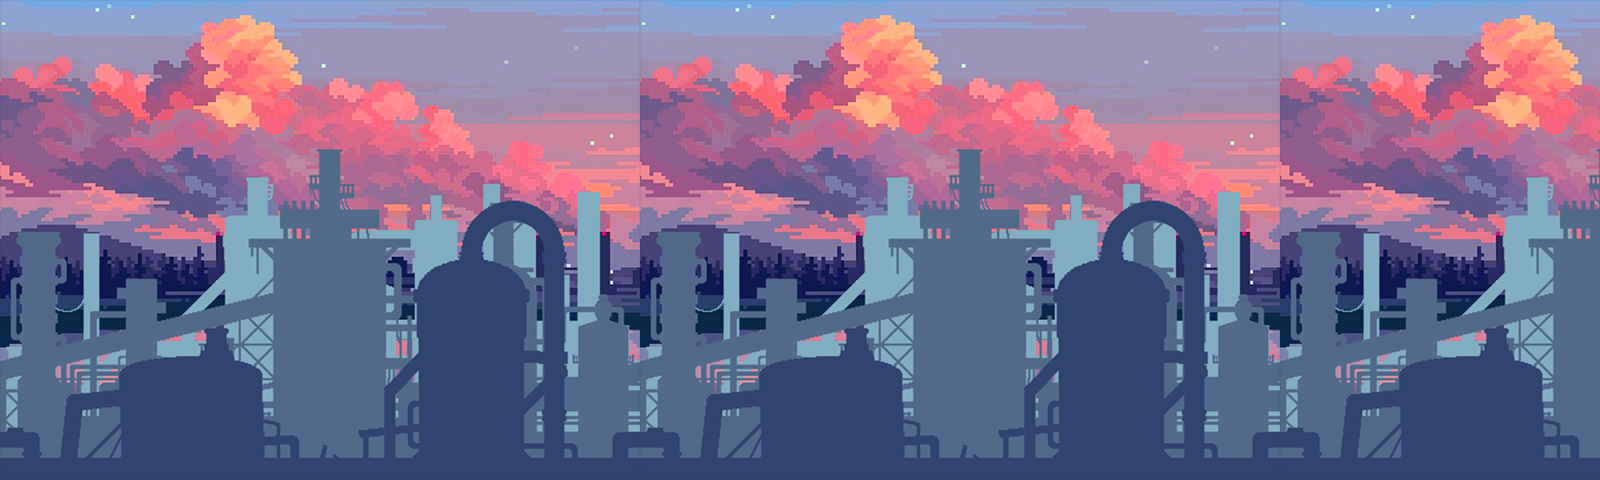

Tiled map render using the project's own tile images. Description and the map definition, with tile-layer contents summarised, below:
An orthogonal 100x30 tile map with 16x16 px tiles, 2 tile layers (Background, Platfroms).

<map version="1.5" tiledversion="1.6.0" orientation="orthogonal" renderorder="right-down" width="100" height="30" tilewidth="16" tileheight="16" infinite="0" nextlayerid="7" nextobjectid="1">
 <tileset firstgid="1" name="background3" tilewidth="16" tileheight="16" tilecount="1200" columns="40">
  <image source="background3.png" trans="000000" width="640" height="480" />
 </tileset>
 <layer id="1" name="Background" width="100" height="30">
  <data>[3000 cells, 3000 non-empty, 1200 distinct tile ids]</data>
 </layer>
 <layer id="2" name="Platfroms" width="100" height="30">
  <data>[3000 cells, 0 non-empty, 0 distinct tile ids]</data>
 </layer>
 <objectgroup id="3" name="Object" />
 <objectgroup id="4" name="Enemy2" />
 <objectgroup id="5" name="Item2" />
 <objectgroup id="6" name="Exit2" />
</map>